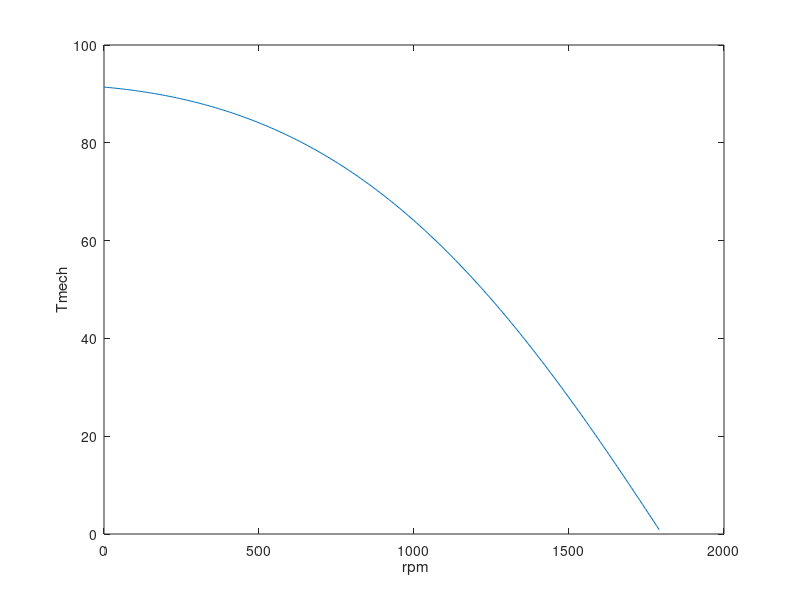

Recreate this plot in MATLAB.
clc
clear
%Here are the motor parameters
Vl = 230/sqrt(3) ;
nph = 3 ;
poles = 4 ;
fe = 60 ;
Rl = 0.095;
Xl = 0.680; XI = Xl;
X2 = 0.672;
Xm = 18.7;
%Calculate the synchronous speed
omegas = 4*pi*fe/poles;
ns = 120*fe/poles;
%Calculate stator Thevenin equivalent
Zleq = j*Xm*(Rl+j*Xl)/(Rl + j*(Xl+Xm)) ;
Rleq = real(Zleq) ;
Xleq = imag(Zleq) ;
Vleq = abs(Vl*j*Xm/(Rl + j*(XI+Xm))) ;
%Here is the loop over rotor resistance
for m = 1:5
if m == 1
R2 = 0.1;
elseif m==2
R2 = 0.2; 

elseif m==3
    R2 = 0.5;
    elseif m==4
    R2 = 1.0;
    else
    R2 = 1.5;
    end
    %Here is the loop over slip
    for n = 1:200
        s(n) = n/200; %slip
        rpm(n) = ns*(1-s(n)); %rpm
        I2 = abs(Vleq/(Zleq + j*X2 + R2/s(n))) ; %I2
        Tmech(n) = nph*I2^2*R2/(s(n)*omegas); %Electromechanical torque
    end %End of slip loop
    %Now plot
    plot (rpm, Tmech) 

    if m ==i
        hold
    end
end %End of resistance loop
hold
xlabel ( ' rpm' )
ylabel ('Tmech') 

